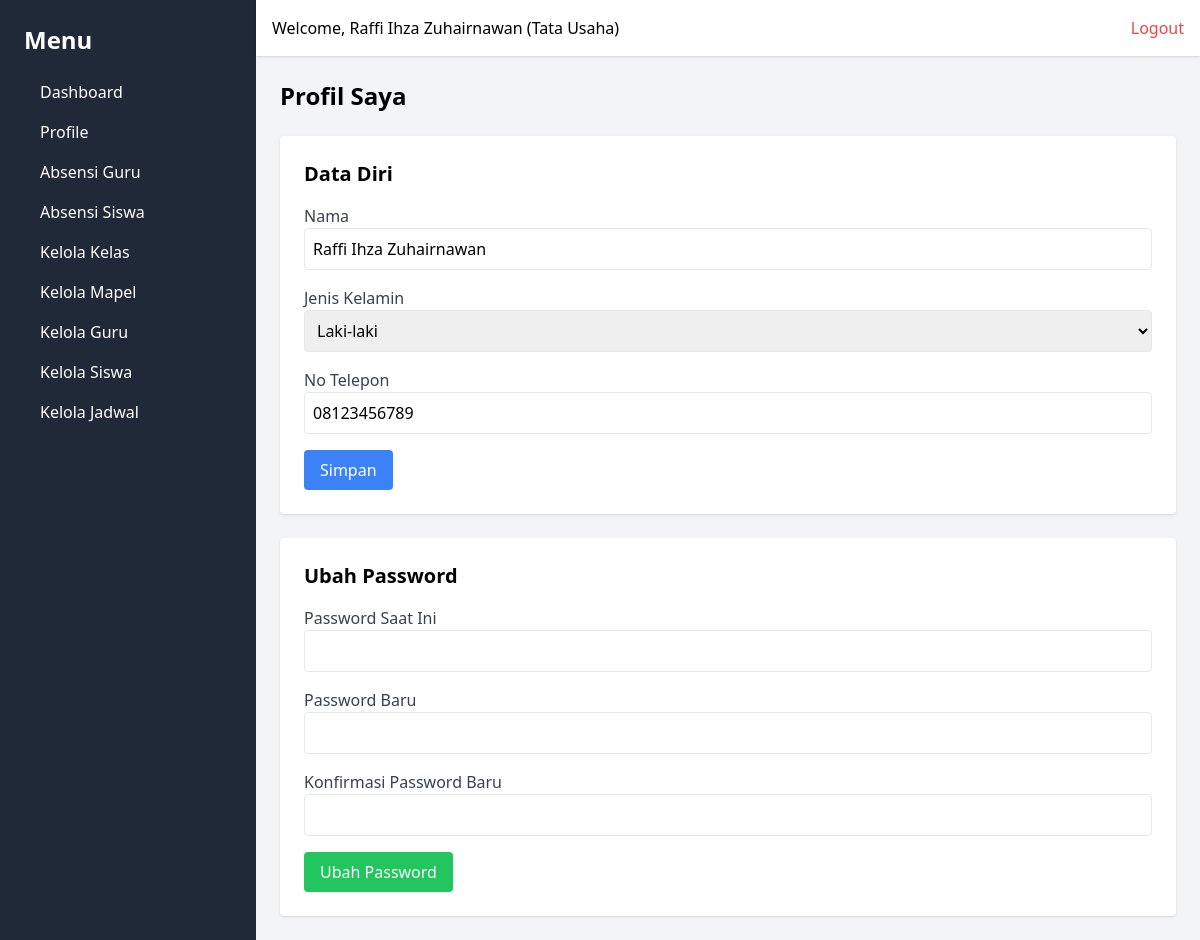
/profile/ (signed in), run on an earlier commit of the app's database.
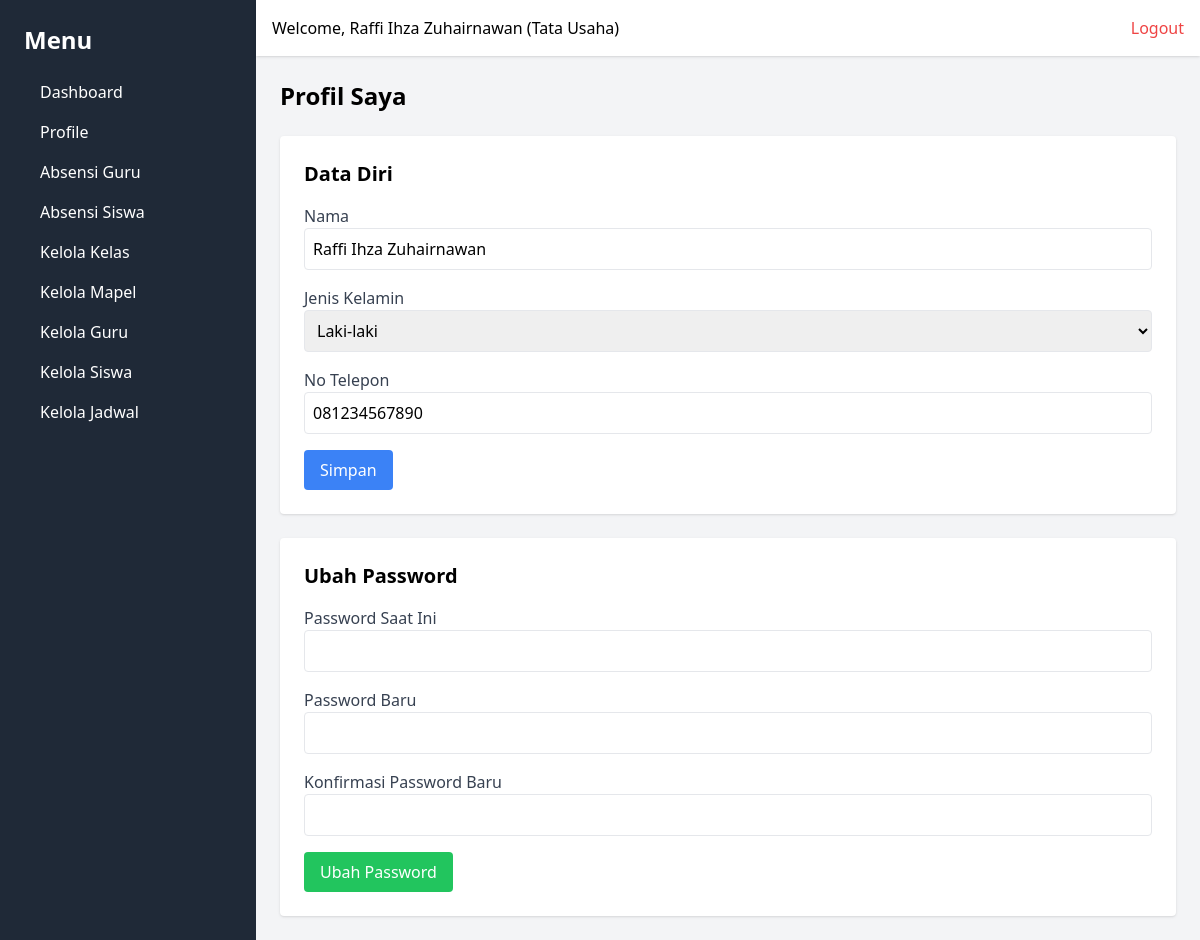
And on a later commit of the database.
### webabsensi/models.py (models this page shows, shortened)
class User(models.Model):
    ROLE_CHOICES = [
        ('Tata Usaha', 'Tata Usaha'),
        ('Guru', 'Guru'),
        ('Kepala Sekolah', 'Kepala Sekolah'),
    ]
    GENDER_CHOICES = [
        ('L', 'Laki-laki'),
        ('P', 'Perempuan'),
    ]
    nip = models.CharField(max_length=20, unique=True)
    email = models.EmailField(unique=True)
    password = models.CharField(max_length=255)
    nama = models.CharField(max_length=50)
    gender = models.CharField(max_length=1, choices=GENDER_CHOICES)
    role = models.CharField(max_length=20, choices=ROLE_CHOICES)
    no_telepon = models.CharField(max_length=15)
    created_at = models.DateTimeField(auto_now_add=True)
    updated_at = models.DateTimeField(auto_now=True)

### webabsensi/views.py (the view)
    def wrapper(request, *args, **kwargs):
        user_id = request.session.get('user_id')
        if not user_id:
            messages.error(request, 'Anda harus login terlebih dahulu.')
            return redirect('login')
        return view_func(request, *args, **kwargs)

### webabsensi/views.py (called while the page is built, shortened)
def login_required(view_func):
    def wrapper(request, *args, **kwargs):
        user_id = request.session.get('user_id')
        if not user_id:
            messages.error(request, 'Anda harus login terlebih dahulu.')
            return redirect('login')
        return view_func(request, *args, **kwargs)
    return wrapper

@login_required
def profile(request):
    user = User.objects.get(id=request.session['user_id'])
    return render(request, 'profile.html', {'user': user})

### webabsensi/templates/profile.html (shortened to what this page needs)
{% extends 'base.html' %}
{% block content %}
<h1 class="text-2xl font-bold mb-6">Profil Saya</h1>
<form method="POST" class="bg-white p-6 shadow rounded mb-6">
    <h2 class="text-xl font-bold mb-4">Data Diri</h2>
    <div class="mb-4">
        <label class="block text-gray-700">Nama</label>
        <input type="text" name="nama" value="{{ user.nama }}" class="w-full p-2 border rounded">
    </div>
    <div class="mb-4">
        <label class="block text-gray-700">Jenis Kelamin</label>
        <select name="gender" class="w-full p-2 border rounded">
            <option value="L" {% if user.gender == 'L' %}selected{% endif %}>Laki-laki</option>
        </select>
    </div>
    <div class="mb-4">
        <label class="block text-gray-700">No Telepon</label>
        <input type="text" name="no_telepon" value="{{ user.no_telepon }}" class="w-full p-2 border rounded">
    </div>
    <button type="submit" class="bg-blue-500 text-white px-4 py-2 rounded">Simpan</button>
</form>
<form method="POST" class="bg-white p-6 shadow rounded">
    <h2 class="text-xl font-bold mb-4">Ubah Password</h2>
    <div class="mb-4">
        <label class="block text-gray-700">Password Saat Ini</label>
        <input type="password" name="current_password" class="w-full p-2 border rounded" required>
    </div>
    <div class="mb-4">
        <label class="block text-gray-700">Password Baru</label>
        <input type="password" name="new_password" class="w-full p-2 border rounded" required>
    </div>
    <div class="mb-4">
        <label class="block text-gray-700">Konfirmasi Password Baru</label>
        <input type="password" name="confirm_password" class="w-full p-2 border rounded" required>
    </div>
    <button type="submit" class="bg-green-500 text-white px-4 py-2 rounded">Ubah Password</button>
</form>
{% endblock %}

### webabsensi/templates/navbar.html
<div class="bg-white p-4 shadow flex justify-between">
    <h1>Welcome, {{ user.nama }} ({{ user.role }})</h1>
    <a href="{% url 'logout' %}" class="text-red-500">Logout</a>
</div>

What changed in the data, as far as the page shows it:
changed User "Raffi Ihza Zuhairnawan": no_telepon "08123456789" → "081234567890"
